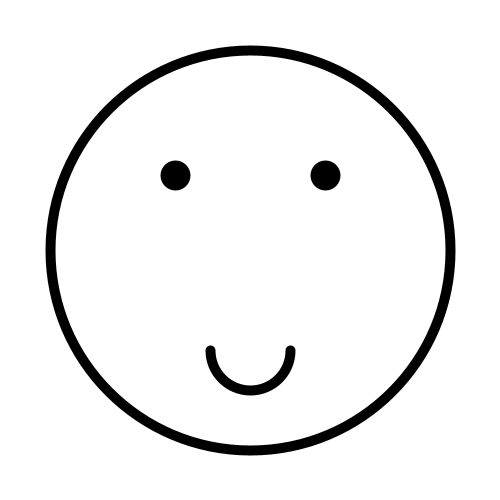
Frame 1 (no input)
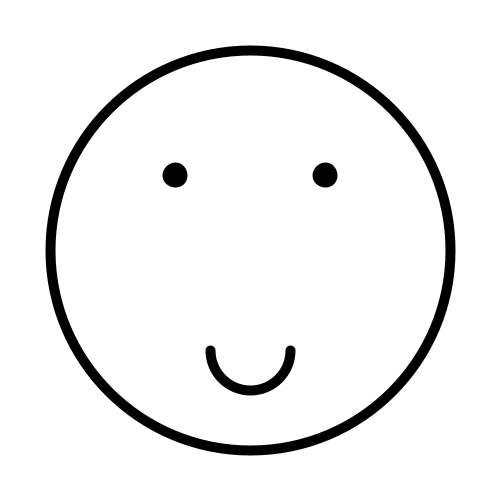
Frame 60 (the mouse pressed at the canvas centre just before this capture)
Frame 120 (the mouse held since frame 60 and released just before this capture): identical to frame 60, image omitted

The Processing sketch that drew these frames (run headless with seeded random() and noise(); from frame 60 on, the mouse is pressed at the canvas centre):

// Processing sketch: E1
// ── E1.pde
int eyeWeight, eyeHeight;



void setup()
{
  size(500,500);
  background(255);
  eyeWeight= 20;
  eyeHeight= 20;
  
  
  
}

void draw()
{
  background(255);

  noFill();
  stroke(0);
  strokeWeight(10);
  ellipse(250,250,400,400);
  
  arc(250, 350, 80, 80, 0, PI);
  
 fill(0); 
 ellipse(175,175,eyeWeight,eyeHeight);
 ellipse(325,175,eyeWeight,eyeHeight);
 
 eyeWeight+=5;
 eyeHeight+=5;
 
 eyeWeight %= 150;
 eyeHeight %= 150;
  
 
 
}
